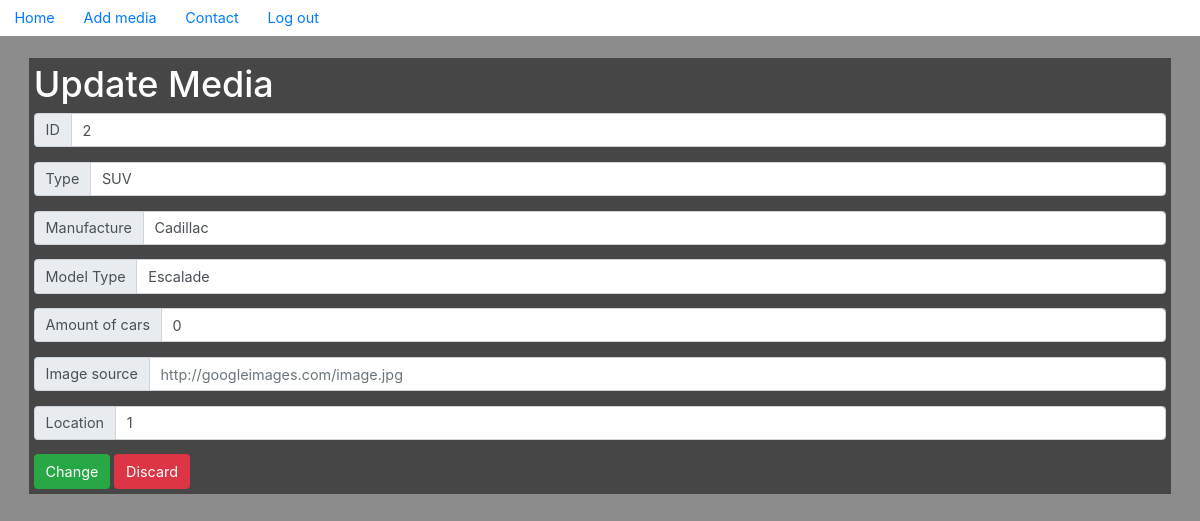
The page /admin/update.php?ID=2 on the database its author committed.
### tables this page shows
CREATE TABLE `car` (
  `ID` int(11) NOT NULL,
  `type` varchar(25) DEFAULT NULL,
  `manufactur` varchar(55) DEFAULT NULL,
  `model_type` varchar(55) DEFAULT NULL,
  `amount` int(11) DEFAULT NULL,
  `img` varchar(255) DEFAULT NULL,
  `fk_location_ID` int(11) DEFAULT NULL
);

### admin/update.php (the view, shortened to what this page needs)
<?php
require_once 'actions/db_connect.php';
if($_GET['ID']) {
    $id = $_GET['ID'];
    $sql = "SELECT * FROM car WHERE ID = {$id}";
    $result = $connect->query($sql);
    $data = $result->fetch_assoc();
?>
<?php
}
?>
<!DOCTYPE html>
<head>
  <link rel="stylesheet" href="https://use.fontawesome.com/releases/v5.0.8/css/all.css">
  <link rel="stylesheet" href="https://stackpath.bootstrapcdn.com/bootstrap/4.1.1/css/bootstrap.min.css">
  <link rel="stylesheet" href="Astyle.css" />
</head>
<body>
  <header class="header">
    <ul class="nav nav-pills">
      <li class="nav-item">
        <a class="nav-link" href="adminhome.php">Home</a>
      </li>
      <li class="nav-item">
        <a class="nav-link" href="create.php">Add media</a>
      </li>
      <li class="nav-item">
        <a class="nav-link" href="contact.html">Contact</a>
      </li>
      <li class="nav-item">
        <a class="nav-link" href="logout.php?logout">Log out</a>
      </li>
    </ul>
  </header>
  <section>
    <form action="actions/a_update.php" method="post">
      <h1>Update Media</h1>
      <div class="input-group mb-3">
        <div class="input-group-prepend">
          <span class="input-group-text" id="basic-addon1">ID</span>
        </div>
        <input type="text" name="ID" value="<?php echo $data['ID'] ?>" class="form-control" placeholder="ID" aria-label="ID" aria-describedby="basic-addon1">
      </div>
      <div class="input-group mb-3">
        <div class="input-group-prepend">
          <span class="input-group-text" id="basic-addon1">Type</span>
        </div>
        <input type="text" name="type" value="<?php echo $data['type'] ?>" class="form-control" placeholder="SUV" aria-label="car-type" aria-describedby="basic-addon1">
      </div>
      <div class="input-group mb-3">
        <div class="input-group-prepend">
          <span class="input-group-text" id="basic-addon1">Manufacture</span>
        </div>
        <input type="text" name="manufactur" value="<?php echo $data['manufactur'] ?>"class="form-control" placeholder="Cadillac" aria-label="title" aria-describedby="basic-addon1">
      </div>
      <div class="input-group mb-3">
        <div class="input-group-prepend">
          <span class="input-group-text" id="basic-addon1">Model Type</span>
        </div>
        <input type="text" name="model_type" value="<?php echo $data['model_type'] ?>"class="form-control" placeholder="Esclanade" aria-label="car_model_type" aria-describedby="basic-addon1">
      </div>
      <div class="input-group mb-3">
        <div class="input-group-prepend">
          <span class="input-group-text" id="basic-addon1">Amount of cars</span>
        </div>
        <input type="text" name="amount" value="<?php echo $data['amount'] ?>" class="form-control" placeholder="type in number" aria-label="amount" aria-describedby="basic-addon1">
      </div>
      <div class="input-group mb-3">
        <div class="input-group-prepend">
          <span class="input-group-text" id="basic-addon1">Image source</span>
        </div>
        <input type="text" name="img" value="<?php echo $data['img'] ?>" class="form-control" placeholder="http://googleimages.com/image.jpg" aria-label="image" aria-describedby="basic-addon1">
      </div>
      <div class="input-group mb-3">
        <div class="input-group-prepend">
          <span class="input-group-text" id="basic-addon1">Location</span>
        </div>
        <input type="text" name="fk_location_ID" value="<?php echo $data['fk_location_ID'] ?>" class="form-control" placeholder="1 - 4" aria-label="image" aria-describedby="basic-addon1">
      </div>
        <div class="buttons">
          <button class="btn btn-success" type="submit">Change</button>
          <a class="btn btn-danger" href="adminhome.php">Discard</a>
        </div>
        </form>
          </section>
    </body>
</html>

### admin/Astyle.css (style rules this page uses)
body { height: 50%; font-size: 1rem; position: relative; color: white; background-color: transparent; }
header { position: fixed; background-color: white; width: 100%; z-index: 3; }
section { padding: 2rem; position: relative; top: 2rem; }
form { background: rgba(0,0,0,.5); display:flex; flex-direction: column; width: 100%; max-width: 100%; padding: 5px; }

### rows shown on the page
car: ID "2", type "SUV", manufactur "Cadillac", model_type "Escalade", amount "0", fk_location_ID "1"
